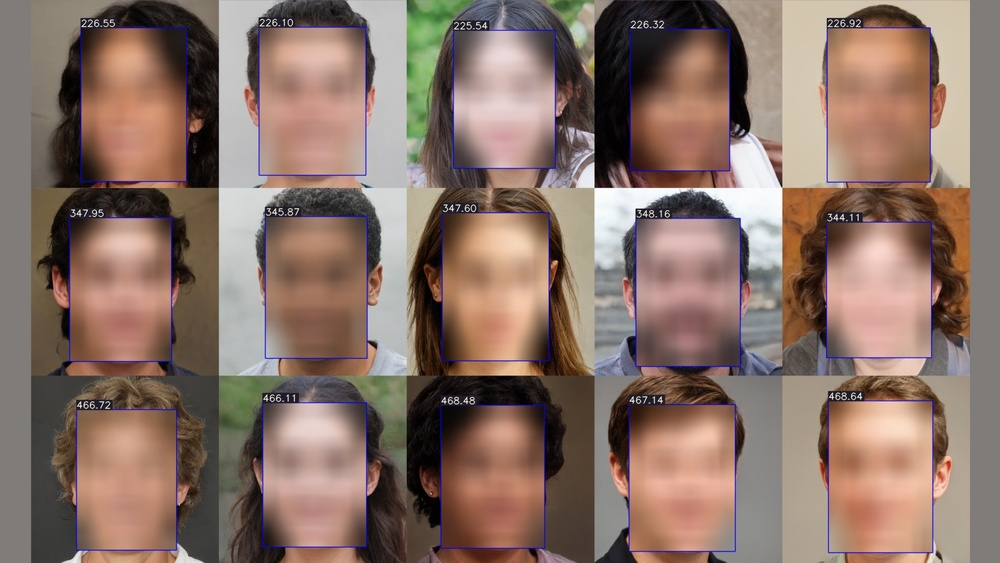
#> input picture example-1.jpg, 1000 x 563 px, shrunk from 1600 x 901 before the run
$ python -i blur_agli.py   (imports and definitions only)
#> lines starting #> are read from the running program, lines starting #| are printed output that depends on the picture
#> further down, picture is the input picture: shape (563, 1000, 3); mean B, G, R 104.2, 114.8, 137.8
import cv2
from numpy import random
import numpy as np


# def get_mask(mask, points, randomize_points=False, random_fraction=0.00):
#     points = np.array(points, dtype=np.int32)

#     if len(points) > 2:  # Convex hull requires at least 3 points
#         hull = cv2.convexHull(points)

#         # Fill the convex hull on the mask with white color (255)
#         cv2.fillConvexPoly(mask, hull, color=(255, 255, 255))  # White area is the mask

#         if randomize_points:
#             # 找到掩码区域中的所有点
#             mask_points = np.column_stack(np.where(mask == 255))

#             # 根据 random_fraction 确定随机选取的点数
#             num_random_points = int(len(mask_points) * random_fraction)

#             # 使用 numpy.random.choice 进行随机采样
#             chosen_indices = random.choice(len(mask_points), num_random_points, replace=False)
#             random_points = mask_points[chosen_indices]

#             # 在这些随机点上做处理，比如填充不同的颜色
#             for point in random_points:
#                 cv2.circle(mask, (point[1], point[0]), 1, (127, 127, 127), -1)  # 用灰色（127）填充这些点

#     return mask


# def get_mask(mask, points):
#     """
#     根据人脸关键点生成掩码，并对边界进行平滑处理
#     :param mask: 输入的全黑掩码
#     :param points: 人脸关键点
#     :return: 包含平滑边界的人脸区域掩码
#     """
#     points = np.array(points, dtype=np.int32)

#     eye1 = np.concatenate((points[17:22, :], points[36:42, :]))
#     if len(points) > 2:  # Convex hull requires至少3个点
#         hull = cv2.convexHull(eye1)
#         cv2.fillConvexPoly(mask, hull, color=(255, 255, 255))  # 人脸区域为白色

#     eye2 = np.concatenate((points[22:27, :], points[42:48, :]))
#     if len(points) > 2:  # Convex hull requires至少3个点
#         hull = cv2.convexHull(eye2)
#         cv2.fillConvexPoly(mask, hull, color=(255, 255, 255))  # 人脸区域为白色

#     nose = points[27:36, :]
#     if len(points) > 2:  # Convex hull requires至少3个点
#         hull = cv2.convexHull(nose)
#         cv2.fillConvexPoly(mask, hull, color=(255, 255, 255))  # 人脸区域为白色

#     nose_eye = np.concatenate((eye1, eye2, nose))
#     if len(points) > 2:  # Convex hull requires至少3个点
#         hull = cv2.convexHull(nose_eye)
#         cv2.fillConvexPoly(mask, hull, color=(255, 255, 255))  # 人脸区域为白色

#     teeth = points[48:60, :]
#     if len(points) > 2:  # Convex hull requires至少3个点
#         hull = cv2.convexHull(teeth)
#         cv2.fillConvexPoly(mask, hull, color=(255, 255, 255))  # 人脸区域为白色

#     # 对掩码进行膨胀，扩大边缘区域
#     mask = cv2.dilate(mask, np.ones((35, 35), np.uint8), iterations=1)

#     # 使用高斯模糊平滑掩码边缘
#     mask = cv2.GaussianBlur(mask, (51, 51), 0)

#     return mask


# [154 lines left out: functions get_mask, apply_strong_blur, create_soft_mask, apply_natural_blur, not called in this run]


def high_pass_filter(image, kernel_size=30):
    """
    对图像进行高通滤波，增强边缘
    :param image: 输入图像
    :param kernel_size: 滤波器的尺寸，数值越小高频部分越多
    :return: 经过高通滤波后的图像
    """
#> called with kernel_size = 30
    # 转换为灰度图
    gray_image = cv2.cvtColor(image, cv2.COLOR_BGR2GRAY)
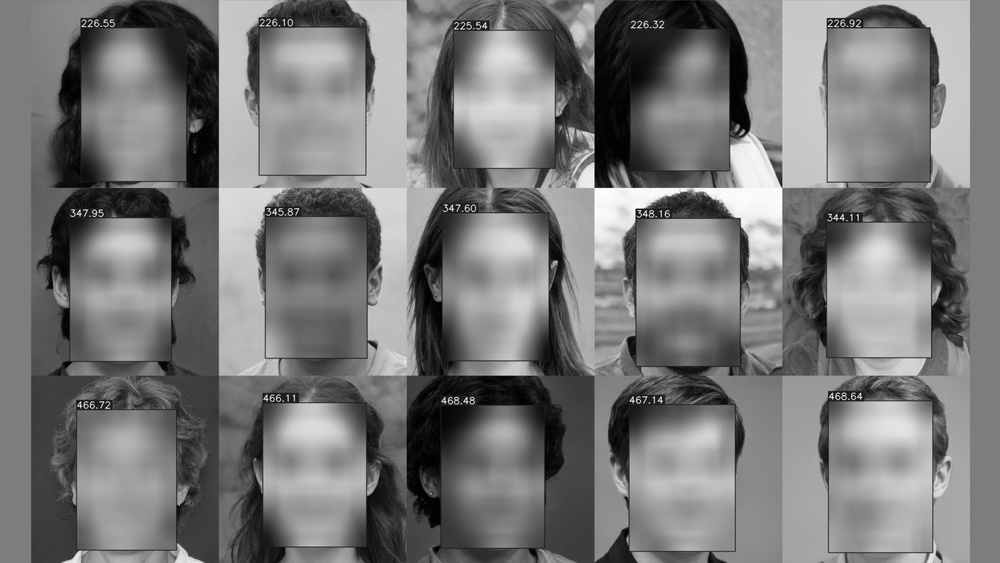
#> gray_image: shape (563, 1000); min 0, max 255, mean 120.5

    # 对图像进行傅里叶变换
    dft = cv2.dft(np.float32(gray_image), flags=cv2.DFT_COMPLEX_OUTPUT)

    # 将低频信号移到中心
    dft_shift = np.fft.fftshift(dft)

    # 获取图像尺寸
    rows, cols = gray_image.shape
#> rows = 563; cols = 1000
    crow, ccol = rows // 2 , cols // 2  # 中心位置
#> crow = 281; ccol = 500

    # 创建高通滤波器：中心为零，边缘为1
    mask = np.ones((rows, cols, 2), np.uint8)
    mask[crow-kernel_size:crow+kernel_size, ccol-kernel_size:ccol+kernel_size] = 0

    # 应用高通滤波器
    fshift = dft_shift * mask

    # 逆变换回图像空间
    f_ishift = np.fft.ifftshift(fshift)
    img_back = cv2.idft(f_ishift)
    img_back = cv2.magnitude(img_back[:, :, 0], img_back[:, :, 1])
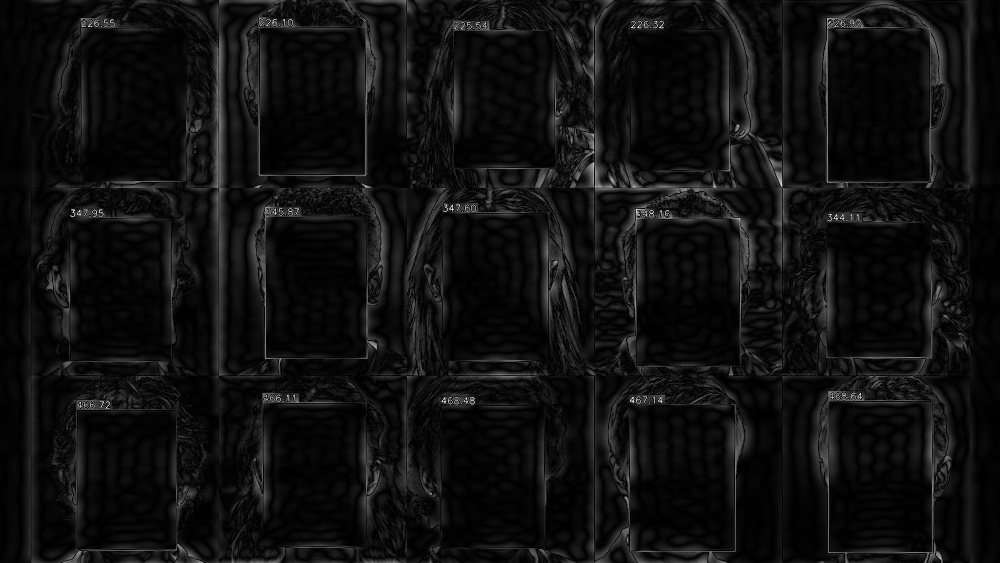
#> img_back: shape (563, 1000) float32; min 3876, max 107297656, mean 6835182; drawn with min black and max white

    # 归一化到0-255的范围
    cv2.normalize(img_back, img_back, 0, 255, cv2.NORM_MINMAX)

    # 将灰度图转回三通道图像
    img_back = np.uint8(img_back)
    img_back = cv2.merge([img_back, img_back, img_back])
#> img_back: shape (563, 1000, 3)

    return img_back

# [444 lines left out: functions apply_high_pass_with_mask, distance_map, apply_pixelwise_blur, smudge_effect, smudge_effect2, smudge_effect3 and 4 more, not called in this run]

apply_blur = smudge_effect9

>>> import cv2
>>> picture = cv2.imread('example-1.jpg')
>>> result = high_pass_filter(picture)
